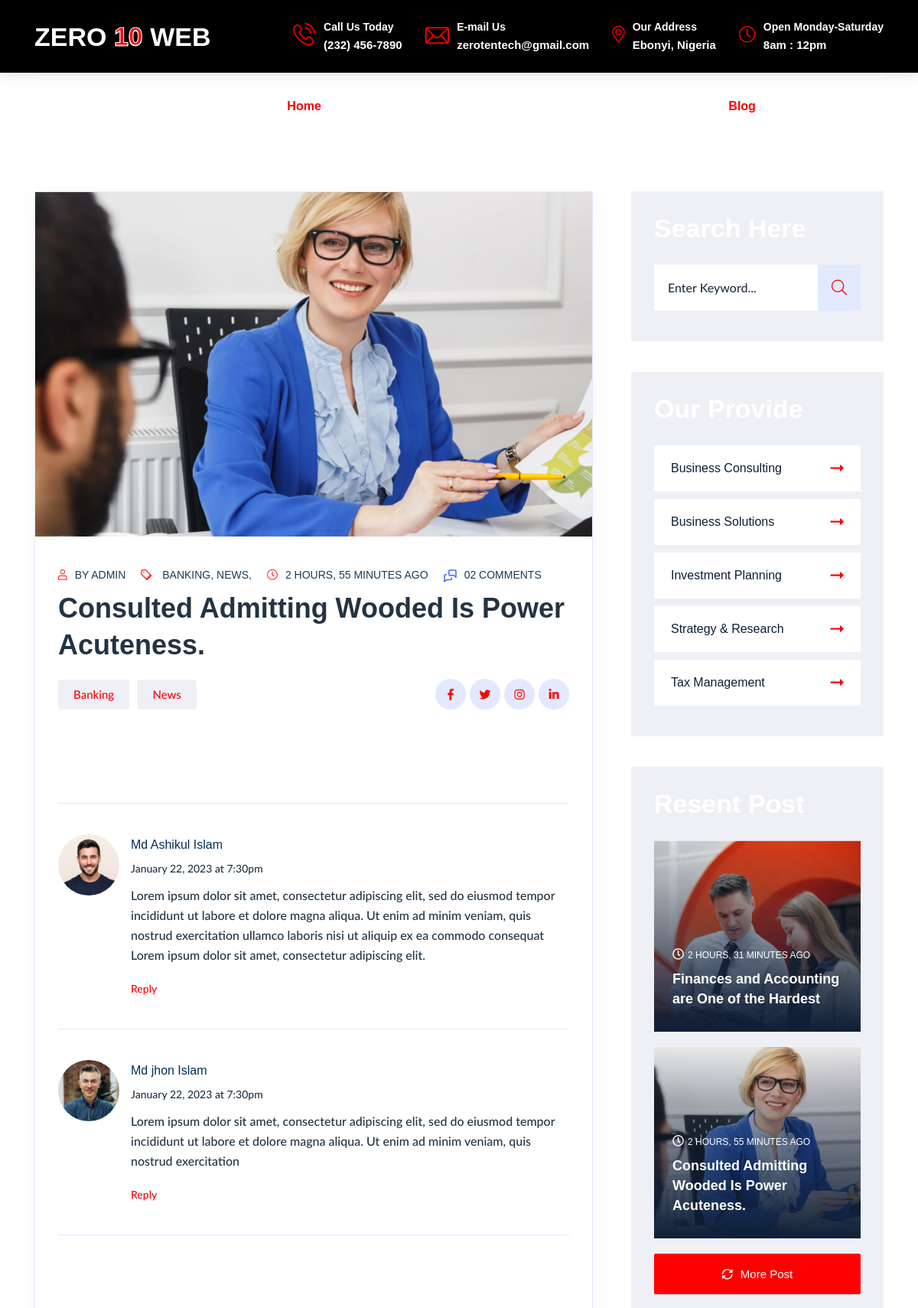
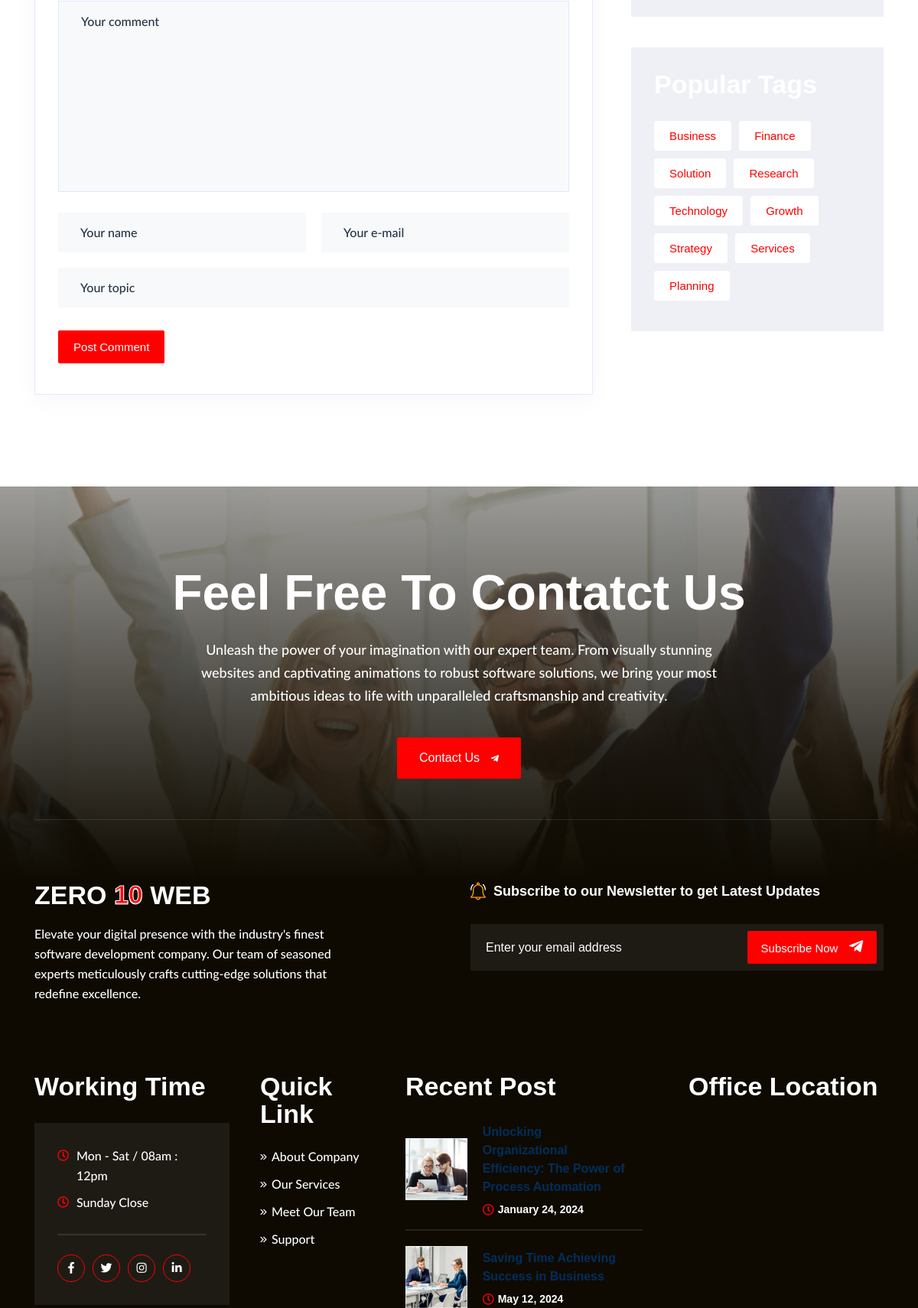
The page /blog/1 (upper part) on the database its author committed (2 pictures, top to bottom).
### blog/models.py (models this page shows, shortened)
class Post(AbstractTimeStampModel):
    image = models.ImageField(_("Image"), upload_to="blog/posts")
    title = models.CharField(_("Title"), max_length=60)
    content = tinymce_models.HTMLField(_("Content"))
    tags = models.ManyToManyField(PostTag, verbose_name="Post Tags")
    def get_absolute_url(self):
        return reverse("blog:detail", kwargs={"id": self.pk})

class PostTag(AbstractTimeStampModel):
    name = models.CharField(_("Tag Name"), max_length=20)
    def __str__(self):
        return self.name

### blog/views.py (the view)
# urls.py: path('<str:id>', views.blog_detail, name="detail")
def blog_detail(request, id):
    post = models.Post.objects.get(id=id)
    recent_posts = models.Post.objects.order_by("-created_at")
    context = {
        "recent_posts": recent_posts,
        "post": post
    }
    return render(request, 'blog/blog-detail.html', context)

### templates/blog/blog-detail.html (shortened to what this page needs)
{% extends 'base.html' %}
{% load static %}
{% block content %}
    <br>
    <br>
    <br>
    <br>
    <br>
    <section class="blog pb-xs-80 pt-xs-80 pt-sm-100 pb-sm-100 pt-md-100 pb-md-100 pt-120 pb-120 overflow-hidden">
        <div class="container">
            <div class="row" data-sticky_parent>
                <div class="col-xl-8" data-sticky_column>
                    <div class="blog-item blog-standard blog-post-details">
                        <div class="blog-featured-thumb mb-xs-30 mb-sm-30 mb-md-35 mb-lg-40 mb-40">
                            <div class="media overflow-hidden">
                                <img src="{{post.image.url}}" class="img-fluid" alt="">
                            </div>
                        </div>
                        <div class="content pr-sm-25 pr-xs-15 pl-xs-15 pl-sm-25 pr-xs-15 pr-30 pl-30 pb-xs-25 pb-sm-30 pb-40">
                            <div class="post-meta mb-10">
                                <a href="blog-details.html"><i class="icon-user"></i>By Admin</a>
                                <a href="blog-details.html"><i class="icon-category"></i>{% for tag in post.tags.all %} {{tag}}, {% endfor %}</a>
                                <a href="blog-details.html"><i class="fal fa-clock"></i>{{post.created_at | timesince }} ago</a>
                                <a href="blog-details.html"><img src="assets/img/icon/messages-1.svg" alt="">02 Comments</a>
                            </div>
                            <h3>{{post.title}}</h3>
                            <div class="tag-share_wrapper d-flex align-center justify-content-between flex-wrap mb-sm-40 mb-xs-30 mb-60">
                                <div class="tags">
                                    <ul>
                                        {% for tag in post.tags.all %} <li><a href="#">{{tag}}</a></li> {% endfor %}
                                    </ul>
                                </div>
                                <div class="social-profile">
                                    <ul>
                                        <li><a href="#"><i class="fab fa-facebook-f"></i></a></li>
                                        <li><a href="#"><i class="fab fa-twitter"></i></a></li>
                                        <li><a href="#"><i class="fab fa-instagram"></i></a></li>
                                        <li><a href="#"><i class="fab fa-linkedin-in"></i></a></li>
                                    </ul>
                                </div>
                            </div>
                            <div class="comments-section-wrap overflow-hidden">
                                <h4>02 <span>Comments</span></h4>
                                <ul class="comments-item-list">
                                    <li>
                                        <div class="author-img">
                                            <img src="assets/img/blog-details/auhor-1.jpg" alt="">
                                        </div>
                                        <div class="author-info-comment">
                                            <div class="info mb-10">
                                                <h5><a href="#">Md Ashikul Islam</a></h5>
                                                <span>January 22, 2023 at 7:30pm</span>
                                            </div>
                                            <div class="comment-text">
                                                <p>Lorem ipsum dolor sit amet, consectetur adipiscing elit, sed do eiusmod tempor incididunt ut labore et dolore magna aliqua. Ut enim ad minim veniam, quis nostrud exercitation ullamco laboris nisi ut aliquip ex ea commodo consequat Lorem ipsum dolor sit amet, consectetur adipiscing elit.</p>
                                                <a href="#">Reply</a>
                                            </div>
                                        </div>
                                    </li>
                                    <li>
                                        <div class="author-img">
                                            <img src="assets/img/blog-details/auhor-2.jpg" alt="">
                                        </div>
                                        <div class="author-info-comment">
                                            <div class="info mb-10">
                                                <h5><a href="#">Md jhon Islam</a></h5>
                                                <span>January 22, 2023 at 7:30pm</span>
                                            </div>
                                            <div class="comment-text">
                                                <p>Lorem ipsum dolor sit amet, consectetur adipiscing elit, sed do eiusmod tempor incididunt ut labore et dolore magna aliqua. Ut enim ad minim veniam, quis nostrud exercitation</p>
                                                <a href="#">Reply</a>
                                            </div>
                                        </div>
                                    </li>
                                </ul>
                            </div>
                            <div class="comment-form-wrap">
                                <h4>Leave a Reply</h4>
                                <form action="#" class="comment-form">
                                    <div class="single-form-input">
                                        <textarea placeholder="Your comment"></textarea>
                                    </div>
                                    <div class="input__wrapper w-100 d-flex flex-column flex-sm-row">
                                        <div class="single-form-input">
                                            <input type="text" placeholder="Your name">
                                        </div>
                                        <div class="single-form-input">
                                            <input type="email" placeholder="Your e-mail">
                                        </div>
                                    </div>
                                    <div class="single-form-input">
                                        <input type="text" placeholder="Your topic">
                                    </div>
                                    <button class="theme-btn submit-btn" type="submit">Post Comment</button>
                                </form>
                            </div>
                        </div>
                    </div>
                </div>
                <div class="col-xl-4">
                    <div class="main-sidebar" data-sticky_column>
                        <div class="single-sidebar-widget mb-40 pt-30 pr-30 pb-40 pl-30 pl-xs-20 pr-xs-20">
                            <h4 class="wid-title mb-30 mb-xs-20 color-d_black text-capitalize">Search Here</h4>
                            <div class="search_widget">
                                <form action="#">
                                    <input type="text" placeholder="Enter Keyword...">
                                    <button type="submit"><i class="fal fa-search"></i></button>
                                </form>
                            </div>
                        </div>
                        <div class="single-sidebar-widget mb-40 pt-30 pr-30 pb-40 pl-30 pl-xs-20 pr-xs-20">
                            <h4 class="wid-title mb-30 mb-xs-20 color-d_black text-capitalize">Our provide</h4>
                            <div class="widget_categories">
                                <ul>
                                    <li><a href="#">Business Consulting <i class="fas fa-long-arrow-alt-right"></i></a></li>
                                    <li><a href="#">Business Solutions <i class="fas fa-long-arrow-alt-right"></i></a></li>
                                    <li><a href="#">Investment Planning <i class="fas fa-long-arrow-alt-right"></i></a></li>
                                    <li><a href="#">Strategy & Research <i class="fas fa-long-arrow-alt-right"></i></a></li>
                                    <li><a href="#">Tax Management <i class="fas fa-long-arrow-alt-right"></i></a></li>
                                </ul>
                            </div>
                        </div>
                        <div class="single-sidebar-widget mb-40 pt-30 pr-30 pb-40 pl-30 pl-xs-20 pr-xs-20">
                            <h4 class="wid-title mb-30 mb-xs-20 color-d_black text-capitalize">Resent Post</h4>
                            <div class="resent-posts">
                                {% for post in recent_posts %}
                                <div class="single-post-item mb-20">
                                    <div class="thumb overflow-hidden">
                                        <img src="{{post.image.url}}" class="img-fluid" alt="">
                                    </div>
                                    <div class="post-content">
                                        <a href="blog-details.html" class="post-date d-block mb-10 text-uppercase">
                                            <i class="far fa-clock"></i>{{post.created_at|timesince}} ago
                                        </a>
                                        <h6><a href="{{post.get_absolute_url}}">{{post.title}}</a></h6>
                                    </div>
                                </div>
                                {% endfor %}
                                <a href="blog.html" class="theme-btn d-block"><i class="far fa-sync-alt"></i>More Post</a>
                            </div>
                        </div>
                        <div class="single-sidebar-widget widget__tags mb-40 pt-30 pr-30 pb-40 pl-30 pl-xs-20 pr-xs-20">
                            <h4 class="wid-title mb-30 mb-xs-20 color-d_black text-capitalize">Popular Tags</h4>
                            <div class="tags">
                                <ul>
                                    <li><a href="#">Business</a></li>
                                    <li><a href="#">Finance</a></li>
                                    <li><a href="#">Solution</a></li>
                                    <li><a href="#">Research</a></li>
                                    <li><a href="#">Technology</a></li>
                                    <li><a href="#">Growth</a></li>
                                    <li><a href="#">Strategy</a></li>
                                    <li><a href="#">Services</a></li>
                                    <li><a href="#">Planning</a></li>
                                </ul>
                            </div>
                        </div>
                    </div>
                </div>
            </div>
        </div>
    </section>
{% endblock content %}

### rows shown on the page
Post: image (picture), created_at "2 HOURS, 55 MINUTES", title "Consulted Admitting Wooded Is Power Acuteness."
PostTag: name "BANKING", name "Banking"
PostTag: name "NEWS", name "News"
Post: image (picture), created_at "2 HOURS, 31 MINUTES", title "Finances and Accounting are One of the Hardest"
